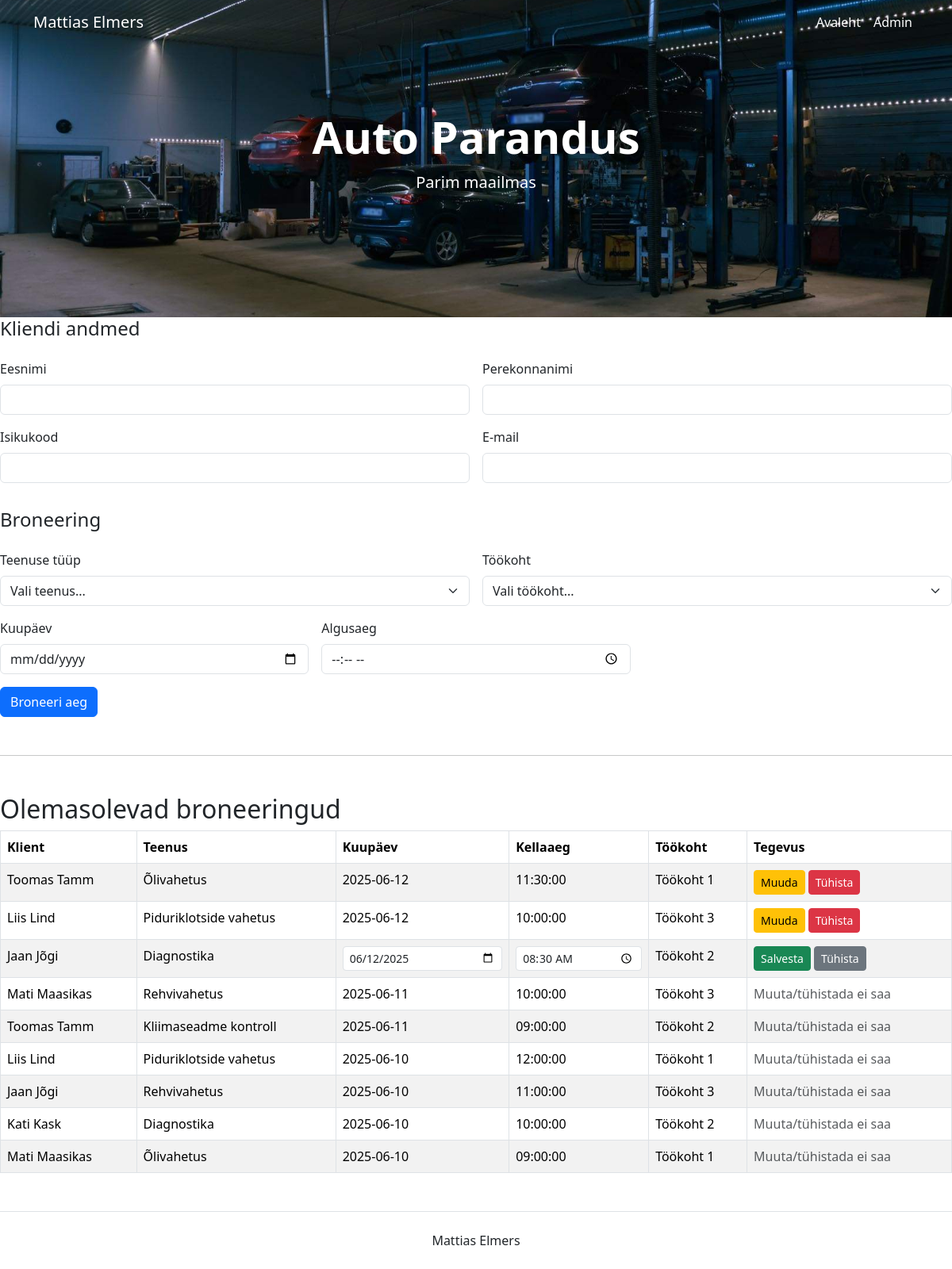
The page /?muuda=8 on the database its author committed.
### tables this page shows
CREATE TABLE `broneering` (
  `id` bigint(20) UNSIGNED NOT NULL,
  `klient_id` int(11) NOT NULL,
  `teenus_id` int(11) NOT NULL,
  `tookoht_id` int(11) NOT NULL,
  `kuupaev` date NOT NULL,
  `algus_kellaaeg` time NOT NULL
);

CREATE TABLE `klient` (
  `id` int(11) NOT NULL,
  `eesnimi` varchar(50) NOT NULL,
  `perekonnanimi` varchar(50) NOT NULL,
  `isikukood` varchar(11) NOT NULL,
  `email` varchar(100) NOT NULL
);

CREATE TABLE `teenus` (
  `id` bigint(20) UNSIGNED NOT NULL,
  `nimi` varchar(100) NOT NULL,
  `kirjeldus` text DEFAULT NULL,
  `kestus` int(11) NOT NULL,
  `hind` decimal(10,2) NOT NULL
);

CREATE TABLE `tookoht` (
  `id` bigint(20) UNSIGNED NOT NULL,
  `nimi` varchar(50) NOT NULL
);

### index.php (the view, shortened to what this page needs)
<!DOCTYPE html>
<html lang="et">
<head>
  <link href="https://cdn.jsdelivr.net/npm/bootstrap@5.3.5/dist/css/bootstrap.min.css" rel="stylesheet">
</head>
<body>
<nav class="navbar navbar-expand-lg navbar-dark position-absolute top-0 start-0 end-0 bg-transparent">
  <div class="container">
    <a class="navbar-brand text-white" href="index.php?leht=Avaleht">Mattias Elmers</a>
      <div class="collapse navbar-collapse" id="navmenu">
        <ul class="navbar-nav ms-auto">
            <li class="nav-item"><a class="nav-link text-white" href="index.php?leht=Avaleht">Avaleht</a></li>
            <li class="nav-item"><a class="nav-link text-white" href="admin.php">Admin</a></li>
      </ul>
      </div>
  </div>
</nav>
<div class="d-flex align-items-center justify-content-center text-white text-center" style="height: 400px; background-image: url('workshop.jpg'); background-size: cover; background-position: center;">
  <div>
    <h1 class="display-4 fw-bold">Auto Parandus</h1>
    <p class="lead">Parim maailmas</p>
  </div>
</div>
  <form method="POST" class="row g-3">
    <h4>Kliendi andmed</h4>
    <div class="col-md-6">
      <label class="form-label">Eesnimi</label>
      <input type="text" name="eesnimi" class="form-control" required>
    </div>
    <div class="col-md-6">
      <label class="form-label">Perekonnanimi</label>
      <input type="text" name="perekonnanimi" class="form-control" required>
    </div>
    <div class="col-md-6">
      <label class="form-label">Isikukood</label>
      <input type="text" name="isikukood" class="form-control" pattern="\d{11}" maxlength="11" required>
    </div>
    <div class="col-md-6">
      <label class="form-label">E-mail</label>
      <input type="email" name="email" class="form-control" required>
    </div>
    <h4 class="pt-3">Broneering</h4>
    <div class="col-md-6">
      <label class="form-label">Teenuse tüüp</label>
      <select name="teenus" class="form-select" required>
        <option value="">Vali teenus...</option>
        <?php
        include("config.php");
        ?>
      </select>
    </div>
    <div class="col-md-6">
      <label class="form-label">Töökoht</label>
      <select name="töökoht" class="form-select" required>
        <option value="">Vali töökoht...</option>
      </select>
    </div>
    <div class="col-md-4">
      <label class="form-label">Kuupäev</label>
      <input type="date" name="kuupäev" class="form-control" required min="<?php echo date('Y-m-d'); ?>">
    </div>
    <div class="col-md-4">
      <label class="form-label">Algusaeg</label>
      <input
        type="time"
        name="kellaaeg"
        class="form-control"
        required
        <?php
          $min_time = "";
          if (!isset($_POST['kuupäev']) && date('Y-m-d') == date('Y-m-d')) {
              $min_time = date('H:i');
          }
          if ($min_time) {
              echo "min=\"$min_time\"";
          }
        ?>
      >
    </div>
    <div class="col-12">
      <button type="submit" name="submit" class="btn btn-primary">Broneeri aeg</button>
    </div>
  </form>
  <hr class="my-5">
  <h2>Olemasolevad broneeringud</h2>
  <table class="table table-bordered table-striped">
    <thead>
        <tr>
            <th>Klient</th>
            <th>Teenus</th>
            <th>Kuupäev</th>
            <th>Kellaaeg</th>
            <th>Töökoht</th>
            <th>Tegevus</th>
        </tr>
    </thead>
    <tbody>
        <?php
        $broneeringud = "
            SELECT b.id, b.kuupaev, b.algus_kellaaeg,
                   k.eesnimi, k.perekonnanimi,
                   t.nimi AS teenus,
                   tk.nimi AS tookoht
            FROM broneering b
            JOIN klient k ON b.klient_id = k.id
            JOIN teenus t ON b.teenus_id = t.id
            JOIN tookoht tk ON b.tookoht_id = tk.id
            ORDER BY b.kuupaev DESC, b.algus_kellaaeg DESC
            LIMIT 50
        ";
        $tulemus = mysqli_query($yhendus, $broneeringud);
        $muuda_id = isset($_GET['muuda']) ? intval($_GET['muuda']) : 0;
        while ($rida = mysqli_fetch_assoc($tulemus)) {
            $broneeringu_aeg = strtotime($rida['kuupaev'] . ' ' . $rida['algus_kellaaeg']);
            $saab_muuta = ($broneeringu_aeg - time() >= 24 * 3600);
            if ($muuda_id === intval($rida['id']) && $saab_muuta) {
                echo "<tr>
                <form method='post'>
                  <td>{$rida['eesnimi']} {$rida['perekonnanimi']}<input type='hidden' name='broneering_id' value='{$rida['id']}'></td>
                  <td>{$rida['teenus']}</td>
                  <td><input type='date' name='muuda_kuupaev' value='{$rida['kuupaev']}' class='form-control form-control-sm' required></td>
                  <td><input type='time' name='muuda_kellaaeg' value='{$rida['algus_kellaaeg']}' class='form-control form-control-sm' required></td>
                  <td>{$rida['tookoht']}</td>
                  <td>
                    <button type='submit' name='muuda_broneering' class='btn btn-success btn-sm'>Salvesta</button>
                    <a href='index.php' class='btn btn-secondary btn-sm'>Tühista</a>
                  </td>
                </form>
                </tr>";
            } else {
                echo "<tr>";
                echo "<td>".$rida['eesnimi']." ".$rida['perekonnanimi']."</td>";
                echo "<td>".$rida['teenus']."</td>";
                echo "<td>".$rida['kuupaev']."</td>";
                echo "<td>".$rida['algus_kellaaeg']."</td>";
                echo "<td>".$rida['tookoht']."</td>";
                echo "<td>";
                if ($saab_muuta) {
                    echo "<a href='?muuda={$rida['id']}' class='btn btn-warning btn-sm'>Muuda</a> ";
                    echo "<a href='?kustuta=1&id={$rida['id']}' class='btn btn-danger btn-sm' onclick=\"return confirm('Kas oled kindel, et soovid selle broneeringu tühistada?');\">Tühista</a>";
                } else {
                    echo "<span class='text-muted'>Muuta/tühistada ei saa</span>";
                }
                echo "</td>";
                echo "</tr>";
            }
        }
        ?>
    </tbody>
  </table>
<footer class="text-center pt-4 mt-5 border-top">
  <p class="mb-4">Mattias Elmers</p>
</footer>
</body>
</html>

### rows shown on the page
broneering: klient.eesnimi "Toomas", klient.perekonnanimi "Tamm", teenus.nimi "Õlivahetus", kuupaev "2025-06-12", algus_kellaaeg "11:30:00", tookoht.nimi "Töökoht 1"
broneering: klient.eesnimi "Liis", klient.perekonnanimi "Lind", teenus.nimi "Piduriklotside vahetus", kuupaev "2025-06-12", algus_kellaaeg "10:00:00", tookoht.nimi "Töökoht 3"
broneering: klient.eesnimi "Jaan", klient.perekonnanimi "Jõgi", teenus.nimi "Diagnostika", muuda_kuupaev "06/12/2025", muuda_kellaaeg "08:30:00", tookoht.nimi "Töökoht 2"
broneering: klient.eesnimi "Mati", klient.perekonnanimi "Maasikas", teenus.nimi "Rehvivahetus", kuupaev "2025-06-11", algus_kellaaeg "10:00:00", tookoht.nimi "Töökoht 3", shows "Muuta/tühistada ei saa"
broneering: klient.eesnimi "Toomas", klient.perekonnanimi "Tamm", teenus.nimi "Kliimaseadme kontroll", kuupaev "2025-06-11", algus_kellaaeg "09:00:00", tookoht.nimi "Töökoht 2", shows "Muuta/tühistada ei saa"
broneering: klient.eesnimi "Liis", klient.perekonnanimi "Lind", teenus.nimi "Piduriklotside vahetus", kuupaev "2025-06-10", algus_kellaaeg "12:00:00", tookoht.nimi "Töökoht 1", shows "Muuta/tühistada ei saa"
broneering: klient.eesnimi "Jaan", klient.perekonnanimi "Jõgi", teenus.nimi "Rehvivahetus", kuupaev "2025-06-10", algus_kellaaeg "11:00:00", tookoht.nimi "Töökoht 3", shows "Muuta/tühistada ei saa"
broneering: klient.eesnimi "Kati", klient.perekonnanimi "Kask", teenus.nimi "Diagnostika", kuupaev "2025-06-10", algus_kellaaeg "10:00:00", tookoht.nimi "Töökoht 2", shows "Muuta/tühistada ei saa"
broneering: klient.eesnimi "Mati", klient.perekonnanimi "Maasikas", teenus.nimi "Õlivahetus", kuupaev "2025-06-10", algus_kellaaeg "09:00:00", tookoht.nimi "Töökoht 1", shows "Muuta/tühistada ei saa"
